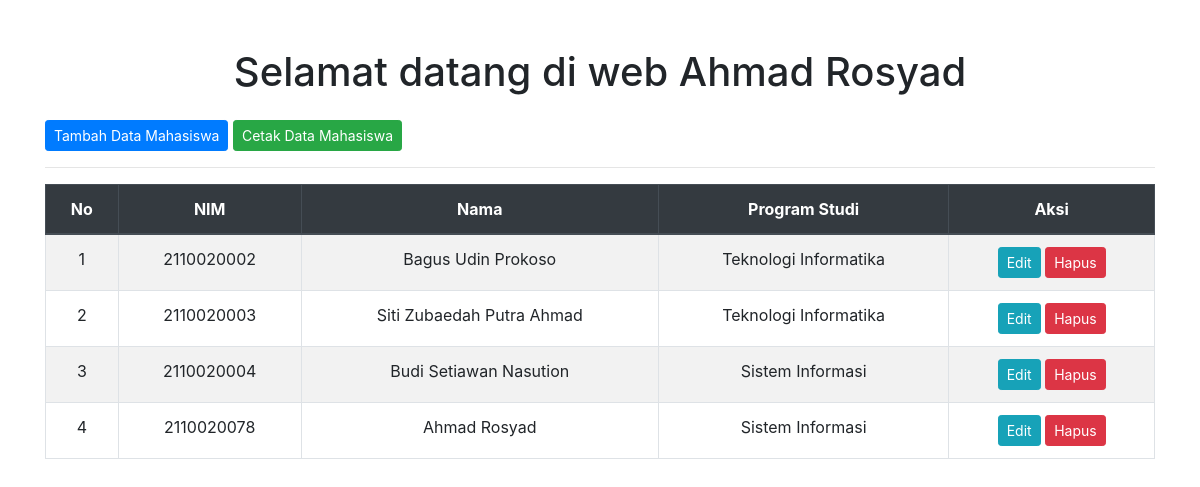
Screenshot of /index.php/mahasiswa with the database file from the repository.
### tables this page shows
CREATE TABLE `mahasiswa` (
  `id_mahasiswa` int NOT NULL,
  `NIM` varchar(15) NOT NULL,
  `nama_mhs` varchar(255) NOT NULL,
  `id_prodi` int DEFAULT NULL
);

CREATE TABLE `prodi` (
  `id_prodi` int NOT NULL,
  `kode_prodi` varchar(10) NOT NULL,
  `nama_prodi` varchar(255) NOT NULL
);

### application/controllers/Mahasiswa.php (called while the page is built, shortened)
<?php
class Mahasiswa extends CI_Controller
{
    public function __construct()
    {
        $this->load->model('Mahasiswa_model');
        $this->load->model('Prodi_model');
    }
    public function index()
    {
        $data['mahasiswa'] = $this->Mahasiswa_model->lihatData();
        $this->load->view('mahasiswa_view', $data);
    }
}

### index.php (called while the page is built, shortened)
<?php
require_once BASEPATH.'core/CodeIgniter.php';

### application/models/Mahasiswa_model.php (called while the page is built, shortened)
<?php
class Mahasiswa_model extends CI_Model
{
    function lihatData()
    {
        $this->db->select('mahasiswa.*,prodi.nama_prodi');
        $this->db->from('mahasiswa');
        $this->db->join('prodi', 'mahasiswa.id_prodi = prodi.id_prodi', 'left');
        $query = $this->db->get();
        return $query->result();
    }
}

### application/views/mahasiswa_view.php (the view, shortened to what this page needs)
<!DOCTYPE html>
<html lang="en">
<head>
    <link href="https://stackpath.bootstrapcdn.com/bootstrap/4.5.2/css/bootstrap.min.css" rel="stylesheet">
</head>
<body>
    <div class="container mt-5">
        <h1 class="text-center mb-4">Selamat datang di web Ahmad Rosyad</h1>
        <a href="<?= site_url('mahasiswa/tambah') ?>" class="btn btn-primary btn-sm">Tambah Data Mahasiswa</a>
        <a href="<?= site_url('mahasiswa/cetak') ?>" class="btn btn-success btn-sm">Cetak Data Mahasiswa</a>
        <hr>
        <table class="table table-striped table-bordered">
            <thead class="thead-dark" align="center">
                <tr>
                    <th scope="col">No</th>
                    <th scope="col">NIM</th>
                    <th scope="col">Nama</th>
                    <th scope="col">Program Studi</th>
                    <th scope="col">Aksi</th>
                </tr>
            </thead>
            <tbody align="center">
                <?php
                $no = 1;
                foreach ($mahasiswa as $row) { ?>
                    <tr>
                        <td><?= $no++ ?></td>
                        <td><?= $row->NIM ?></td>
                        <td><?= $row->nama_mhs ?></td>
                        <td><?= $row->nama_prodi ?></td>
                        <td>
                            <a href="<?= site_url('mahasiswa/edit/' . $row->id_mahasiswa) ?>" class="btn btn-info btn-sm">Edit</a>
                            <a href="<?= site_url('mahasiswa/hapus/' . $row->id_mahasiswa) ?>" class="btn btn-danger btn-sm">Hapus</a>
                        </td>
                    </tr>
                <?php } ?>
            </tbody>
        </table>
    </div>
</body>
</html>

### rows the page displays
mahasiswa: NIM "2110020002", nama_mhs "Bagus Udin Prokoso", id_prodi.nama_prodi "Teknologi Informatika"
mahasiswa: NIM "2110020003", nama_mhs "Siti Zubaedah Putra Ahmad", id_prodi.nama_prodi "Teknologi Informatika"
mahasiswa: NIM "2110020004", nama_mhs "Budi Setiawan Nasution", id_prodi.nama_prodi "Sistem Informasi"
mahasiswa: NIM "2110020078", nama_mhs "Ahmad Rosyad", id_prodi.nama_prodi "Sistem Informasi"
